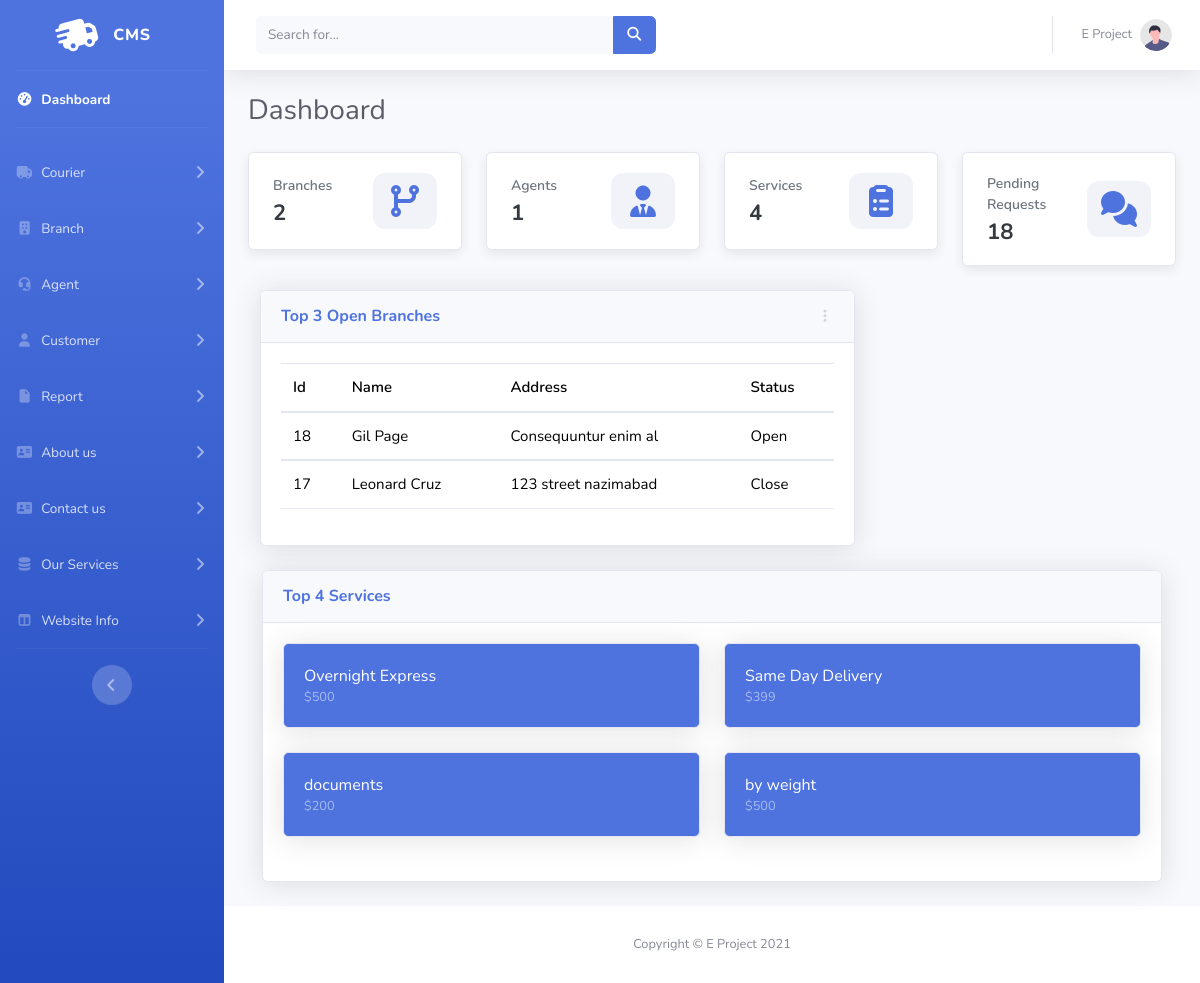
Page /admin/index.php (signed in) on the earlier database version.
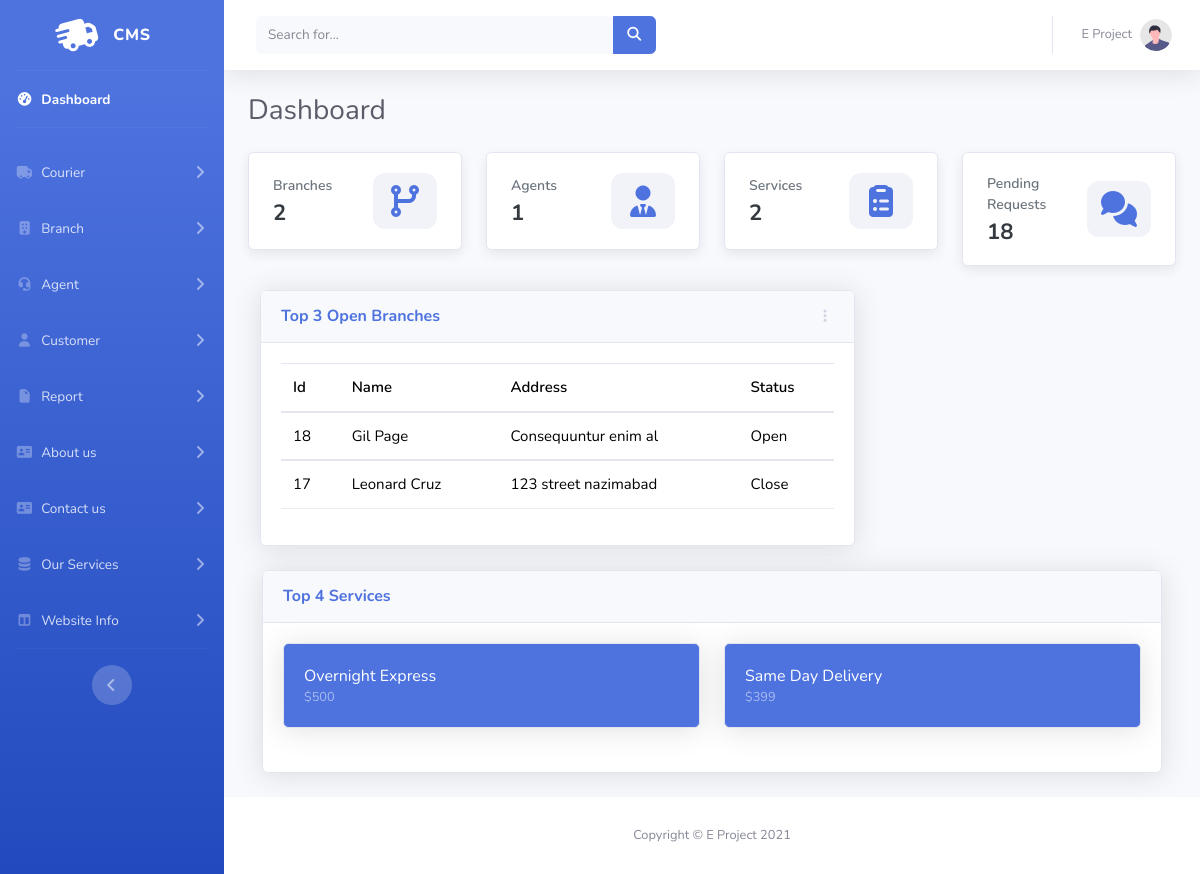
Same page on the later database version.
### tables this page shows
CREATE TABLE `branch` (
  `id` int(11) NOT NULL,
  `BranchName` varchar(1000) NOT NULL,
  `BranchCity` varchar(100) NOT NULL,
  `BranchPhnum` varchar(15) NOT NULL,
  `BranchEmail` varchar(50) NOT NULL,
  `BranchAddress` varchar(500) NOT NULL,
  `record_time` varchar(100) NOT NULL DEFAULT current_timestamp(),
  `status` varchar(50) NOT NULL DEFAULT 'Open'
);

CREATE TABLE `service` (
  `Id` int(11) NOT NULL,
  `Title` varchar(100) NOT NULL,
  `Description` varchar(10000) NOT NULL,
  `Price` int(11) NOT NULL,
  `record_time` int(100) NOT NULL DEFAULT current_timestamp()
);

### Admin/index.php (the view, shortened to what the changed rows need)
<!DOCTYPE html>
<html lang="en">
<head>
</head>
<body id="page-top">
   <?php
   include_once("navbar.php")
   ?>
   <?php
$serviceQuery = mysqli_query($conn, "SELECT COUNT(*) AS total FROM service");
$serviceCount = 0;
if ($serviceQuery && mysqli_num_rows($serviceQuery) > 0) {
    $row = mysqli_fetch_assoc($serviceQuery);
    $serviceCount = $row['total'];
}
?>
                <div class="container-fluid">
                    <div class="d-sm-flex align-items-center justify-content-between mb-4">
                        <h1 class="h3 mb-0 text-gray-800">Dashboard</h1>
                    </div>
                    <div class="row">
<div class="col-xl-3 col-md-6 mb-4">
    <div class="card stat-card">
        <div class="card-body">
            <div>
                <div class="label">Services</div>
                <h4><?php echo $serviceCount; ?></h4>
            </div>
        </div>
    </div>
</div>
</div>
                        <div class="col-xl-8 col-lg-7" style="margin-left: 170px;">
                            <div class="card shadow mb-4" >
                                <div class="card-body">
                                <div class="table-responsive">
                                <table  class="table table-hover align-middle"  >
                                    <thead>
                                        <tr>
                                            <th>Id</th>
                                            <th>Name</th>
                                            <th>Address</th>
                                            <th>Status</th>
                                        </tr>
                                    </thead>
                                    <tbody>
                                    <?php
                               $run = mysqli_query($conn, "SELECT * FROM branch order by record_time desc limit 3" );
                               if ($run && mysqli_num_rows($run) > 0) {
                                   while ($row = mysqli_fetch_array($run)) {
                                       ?>
                                 <tr>
                                <td><?php echo $row[0]; ?></td>
                                <td><?php echo $row[1]; ?></td>
                                <td><?php echo $row[5]; ?></td>
                                <td><?php echo $row[7]; ?></td>
                                </tr>
                                </tbody>
                                           <?php
                                   }}
?>
                                </table>
                                </div>
                                </div>
                            </div>
                        </div>
                           <div class="card shadow mb-4 top-services-container">
    <div class="card-body">
        <div class="row">
            <?php
            $run = mysqli_query($conn, "SELECT * FROM service ORDER BY record_time DESC LIMIT 4");
            if ($run && mysqli_num_rows($run) > 0) {
                while ($row = mysqli_fetch_array($run)) { ?>
                    <div class="col-lg-6 col-md-6 mb-4">
                        <div class="card bg-primary text-white shadow h-100">
                            <div class="card-body">
                                <?php echo $row[1]; ?>
                                <div class="text-white-50 small">$<?php echo $row[3]; ?></div>
                            </div>
                        </div>
                    </div>
            <?php }} ?>
        </div>
    </div>
</div>
</div>
</body>
</html>

Differences in the rows shown:
removed service: Title "documents", Price "200"
removed service: Title "by weight", Price "500"
Other differences:
$serviceCount: "4" → "2"
